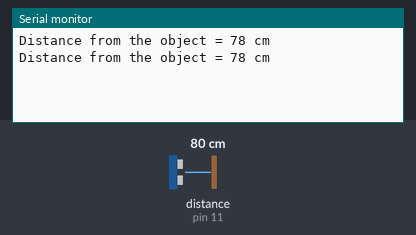
Bench run of a sketch on a simulated Arduino Uno, built with avr-gcc and run on an emulated ATmega328P. Shown: the last lines printed to the serial monitor. Wiring (inferred from the names in the program): ultrasonic range finder: trigger pin 12; echo pin 11. The test bench sets the inputs (shaded band); at power-on: distance to the obstacle (sensor on pin 11) 80 cm. The echo pulse lasts 58.3 µs per cm.

Above: at 1.8 s.
1.9 s: distance to the obstacle (sensor on pin 11) set to 2 cm
At 2.8 s:
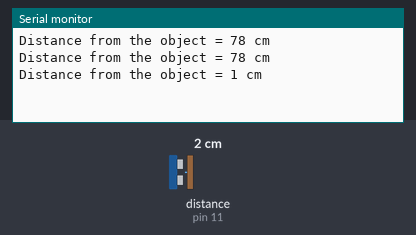
3.4 s: distance to the obstacle (sensor on pin 11) set to 4 cm
At 4.8 s:
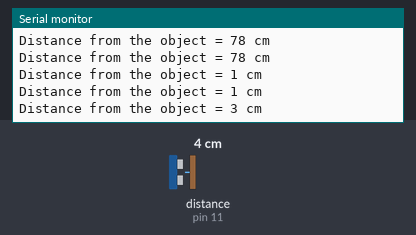
Timing chart, 0 to 6.4 s (numbered marks = the images above; inputs shaded):
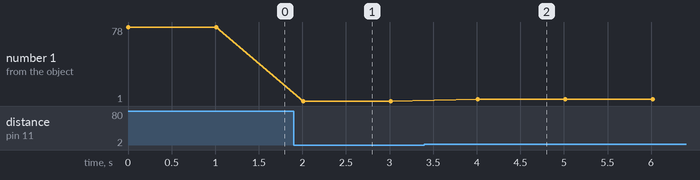

Measured:
- after the input at 1.9 s, the serial monitor: prints a new line after 0.11 s (image 1)
- after the input at 3.4 s, the serial monitor: prints a new line after 0.61 s (image 2)
- plotted number 1: 78 → 1 after the input at 1.9 s, 1 → 3 after the input at 3.4 s

The sketch:

Ultrasonic.ino
```cpp
// defines arduino pins numbers
const int trigPin = 12;
const int echoPin = 11;
// defines variables
long duration;
int distance;
void setup() {
  // put your setup code here, to run once:
pinMode(trigPin, OUTPUT); // Sets the trigPin as an Output
pinMode(echoPin, INPUT); // Sets the echoPin as an Input
Serial.begin(9600); // Starts the serial communication
}

void loop() {
  // put your main code here, to run repeatedly:
// Clears the trigPin
digitalWrite(trigPin, LOW);
delayMicroseconds(2);
// Sets the trigPin on HIGH state for 10 micro seconds
digitalWrite(trigPin, HIGH);
delayMicroseconds(10);
digitalWrite(trigPin, LOW);
// Reads the echoPin, returns the sound wave travel time in microseconds
duration = pulseIn(echoPin, HIGH);
// Calculating the distance
distance= duration*0.034/2;
// Prints the distance on the Serial Monitor
Serial.print("Distance from the object = ");
Serial.print(distance);
Serial.println(" cm");
delay(1000);
}
```
